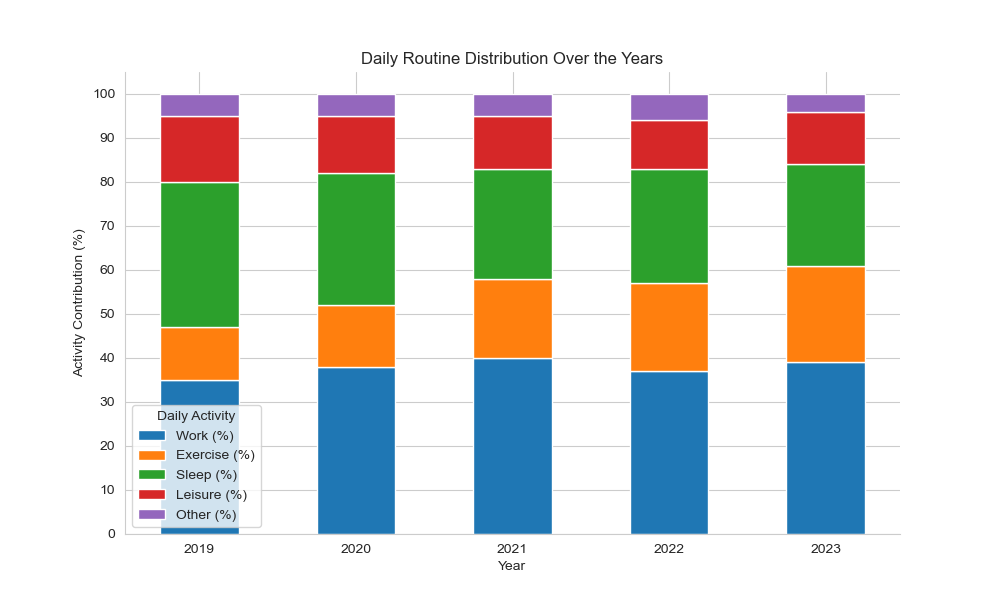

Write Python code to recreate this figure.

import pandas as pd
import matplotlib.pyplot as plt
import seaborn as sns

# Input data
data = [
    {'Year': 2019, 'Work (%)': 35, 'Exercise (%)': 12, 'Sleep (%)': 33, 'Leisure (%)': 15, 'Other (%)': 5},
    {'Year': 2020, 'Work (%)': 38, 'Exercise (%)': 14, 'Sleep (%)': 30, 'Leisure (%)': 13, 'Other (%)': 5},
    {'Year': 2021, 'Work (%)': 40, 'Exercise (%)': 18, 'Sleep (%)': 25, 'Leisure (%)': 12, 'Other (%)': 5},
    {'Year': 2022, 'Work (%)': 37, 'Exercise (%)': 20, 'Sleep (%)': 26, 'Leisure (%)': 11, 'Other (%)': 6},
    {'Year': 2023, 'Work (%)': 39, 'Exercise (%)': 22, 'Sleep (%)': 23, 'Leisure (%)': 12, 'Other (%)': 4}
]

# Create a DataFrame
df = pd.DataFrame(data)

# Set the index to 'Year'
df.set_index('Year', inplace=True)

# Normalize data to 100%
df_normalized = df.div(df.sum(axis=1), axis=0) * 100

# Define colors for each stack
colors = ['#1f77b4', '#ff7f0e', '#2ca02c', '#d62728', '#9467bd']

# Setup seaborn style
sns.set_style('whitegrid')

# Plotting
plt.figure(figsize=(10, 6))

# Creating the bar stacks
bottom = None
bar_width = 0.5
for (columnName, columnData), color in zip(df_normalized.iteritems(), colors):
    plt.bar(df_normalized.index, columnData, bottom=bottom, color=color, label=columnName, edgecolor='white', width=bar_width)
    bottom = columnData if bottom is None else bottom + columnData

# Add legend
plt.legend(title="Daily Activity")

# Formatting the plot
plt.title('Daily Routine Distribution Over the Years')
plt.xlabel('Year')
plt.ylabel('Activity Contribution (%)')
plt.yticks(range(0, 101, 10))
plt.xticks(df_normalized.index)
sns.despine()  # Remove the top and right spines

# Show the plot
plt.show()
